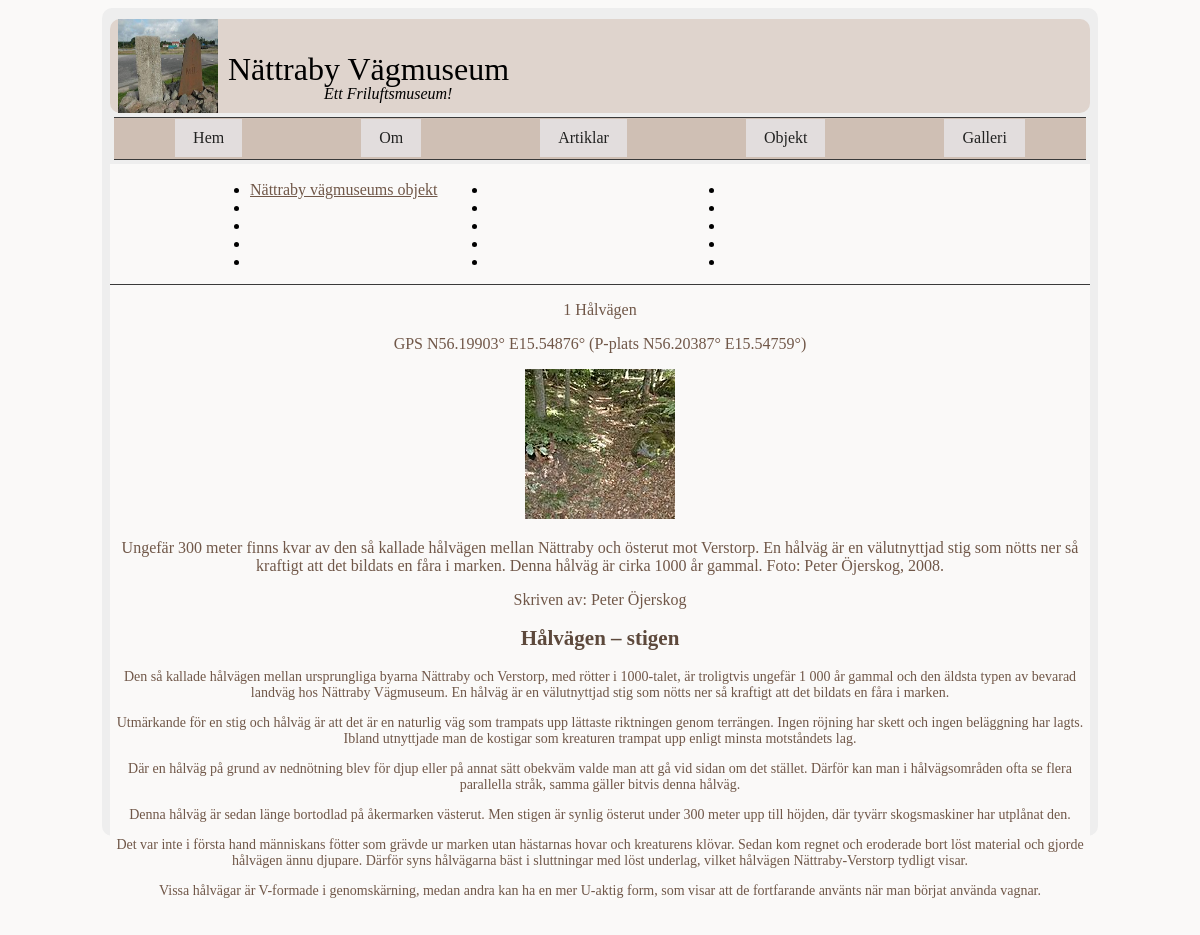
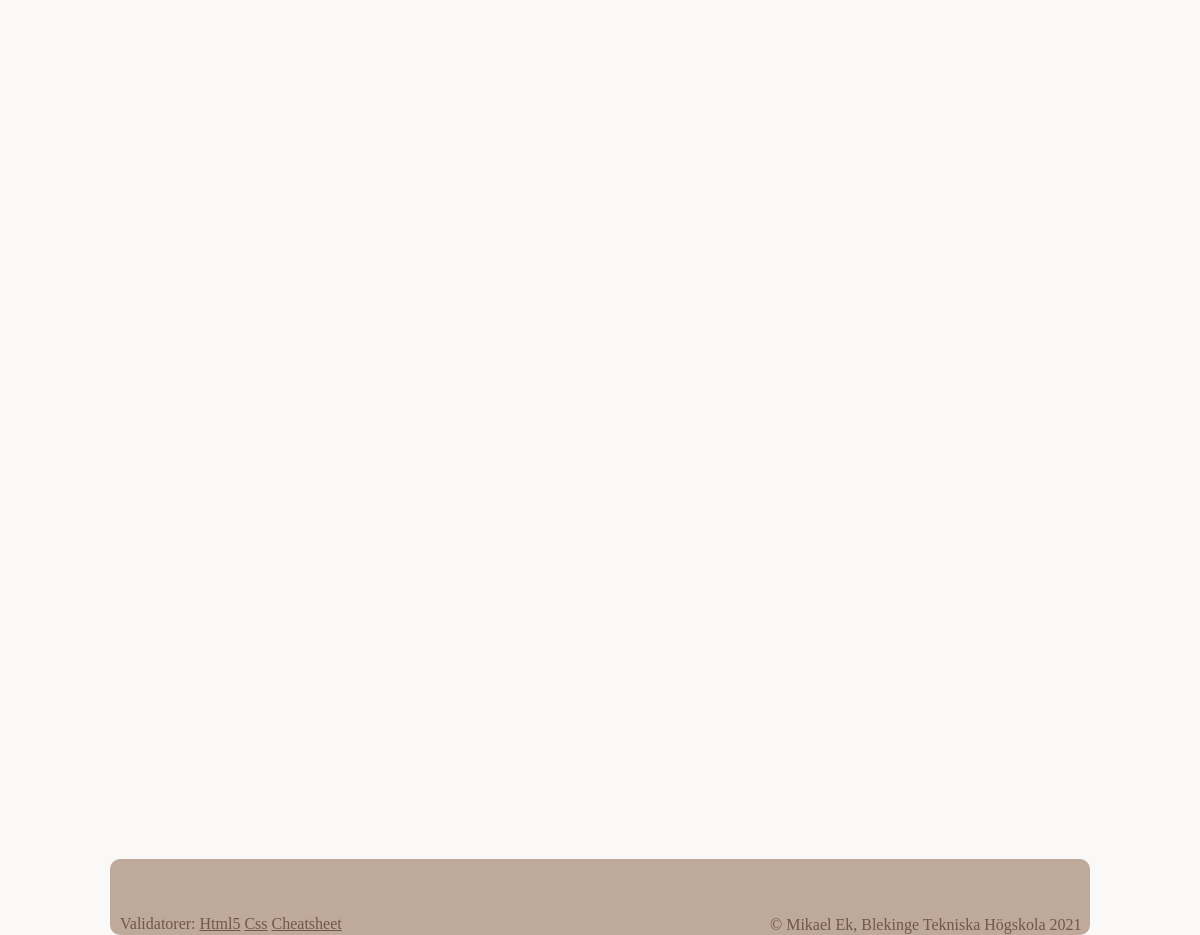
/object.php?page=object1, run on the app's committed database (2 pictures, top to bottom).
### tables this page shows
CREATE TABLE object(
  id INT,
  name TEXT,
  title TEXT,
  data TEXT,
  author TEXT,
  gps TEXT,
  mapImage TEXT,
  image1 TEXT,
  image1Alt TEXT,
  image1Text,
  TEXT,
  image2 TEXT,
  image2Alt TEXT,
  image2Text TEXT
);

### object.php (called while the page is built, shortened)
<?php
require __DIR__ . "/config.php";
$pageReference = $_GET["page"] ?? "index";
$base = basename(__FILE__, ".php");
$fileName = __DIR__ . "/db/nvm2.sqlite";
$dsn = "sqlite:$fileName";
$res = getPageTitles($dsn);
$pages = [
    "index" => [
        "title" => "Nättraby vägmuseums objekt",
        "file" => __DIR__ . "/$base/index.php",
    ],
    "object1" => [
        "title" => "$res[0]",
        "file" => __DIR__ . "/$base/object1.php",
    ],
    "object2" => [
        "title" => "$res[1]",
        "file" => __DIR__ . "/$base/object2.php",
    ],
    "object3" => [
        "title" => "$res[2]",
        "file" => __DIR__ . "/$base/object3.php",
    ],
    "object4" => [
        "title" => "$res[3]",
        "file" => __DIR__ . "/$base/object4.php",
    ],
    "object5" => [
        "title" => "$res[4]",
        "file" => __DIR__ . "/$base/object5.php",
    ],
    "object6" => [
        "title" => "$res[5]",
        "file" => __DIR__ . "/$base/object6.php",
    ],
    "object7" => [
        "title" => "$res[6]",
        "file" => __DIR__ . "/$base/object7.php",
    ],
    "object8" => [
        "title" => "$res[7]",
        "file" => __DIR__ . "/$base/object8.php",
    ],
    "object9" => [
        "title" => "$res[8]",
        "file" => __DIR__ . "/$base/object9.php",
    ],
    "object10" => [
        "title" => "$res[9]",
        "file" => __DIR__ . "/$base/object10.php",
    ],
    "object11" => [
        "title" => "$res[10]",
        "file" => __DIR__ . "/$base/object11.php",
    ],
    "object12" => [
        "title" => "$res[11]",
        "file" => __DIR__ . "/$base/object12.php",
    ],
    "object13" => [
        "title" => "$res[12]",
        "file" => __DIR__ . "/$base/object13.php",
    ],
    "object14" => [
        "title" => "$res[13]",
        "file" => __DIR__ . "/$base/object14.php",
    ]
];
$page = $pages[$pageReference] ?? null;
require __DIR__ . "/incl/header.php";
require __DIR__ . "/incl/multipage.php";
require __DIR__ . "/incl/footer.php";

### config.php (called while the page is built, shortened)
<?php
function connectToDatabase($dsn)
{
    try {
        $db = new PDO($dsn);
        $db->setAttribute(PDO::ATTR_ERRMODE, PDO::ERRMODE_EXCEPTION);
        $db->setAttribute(
            PDO::ATTR_DEFAULT_FETCH_MODE,
            PDO::FETCH_ASSOC
        );
    } catch (PDOException $e) {
        echo "Failed to connect to the database using DSN:<br>$dsn<br>";
        throw $e;
    }
    return $db;
}
function getPageTitles($dsn)
{
    $db = connectToDatabase($dsn);
    $sql = "SELECT title FROM object ";
    $stmt = $db->prepare($sql);
    $stmt->execute();
    $res = $stmt->fetchAll(PDO::FETCH_COLUMN, "title");
    return $res;
}

### object/object1.php (the view, shortened to what this page needs)
<?php
$fileName = __DIR__ . "/../db/nvm2.sqlite";
$dsn = "sqlite:$fileName";
$db = connectToDatabase($dsn);
$sql = "SELECT * FROM object WHERE id = 3 ";
$stmt = $db->prepare($sql);
$stmt->execute();
$res = $stmt->fetchAll(PDO::FETCH_ASSOC);
$rows = null;
foreach ($res as $row) {
    $rows .= "<tr>";
    $rows .= "<td>{$row['name']}</td>";
    $rows .= "<td>{$row['title']}</td>";
    $rows .= "<td>{$row['data']}</td>";
    $rows .= "<td>{$row['author']}</td>";
    $rows .= "<td>{$row['gps']}</td>";
    $rows .= "<td>{$row['mapImage']}</td>";
    $rows .= "<td>{$row['image1']}</td>";
    $rows .= "<td>{$row['image1Alt']}</td>";
    $rows .= "<td>{$row['image1Text']}</td>";
    $rows .= "<td>{$row['TEXT']}</td>";
    $rows .= "<td>{$row['image2']}</td>";
    $rows .= "<td>{$row['image2Alt']}</td>";
    $rows .= "<td>{$row['image2Text']}</td>";
    $rows .= "</tr>\n";
}
?>
<div class="intro">
    <p><?php echo substr($row['title'], 1) ?></p>
    <p><?php echo $row['gps'] ?></p>
    <p><img src="img/150x150/<?php echo $row['image1'] ?>" alt=""></p>
    <p class="image-text"><?php echo $row['image1Text'] ?></p>
    <p class=" author">Skriven av: <?php echo $row['author'] ?></p>
</div>
<div class="text-data">
    <p><?php echo $row['data'] ?></p>
</div>

### incl/header.php (shortened to what this page needs)
<!doctype html>
<html lang="sv">
<head>
    <link rel="stylesheet" href="css/style.css">
</head>
<body>
    <header class="site-header">
        <img src="img/250/05_milstolparna.jpg" alt="bild" width="100" height="94">
        <span class="site-title">Nättraby Vägmuseum</span>
        <span class="site-slogan">Ett Friluftsmuseum! </span>
    </header>
    <nav class="navbar">
        <a class="<?= basename($_SERVER['REQUEST_URI']) == "index.php" ? "selected" : ""; ?>" href="index.php">Hem</a>
        <a class="<?= basename($_SERVER['REQUEST_URI']) == "about.php" ? "selected" : ""; ?>" href="about.php">Om</a>
        <a class="<?= basename($_SERVER['REQUEST_URI']) == "article.php" ? "selected" : ""; ?>" href="article.php">Artiklar</a>
        <a class="<?= basename($_SERVER['REQUEST_URI']) == "object.php" ? "selected" : ""; ?>" href="object.php">Objekt</a>
        <a class="<?= basename($_SERVER['REQUEST_URI']) == "gallery.php" ? "selected" : ""; ?>" href="gallery.php">Galleri</a>
    </nav>

### incl/multipage.php
<div class="wrap-main">
    <?php require __DIR__ . "/multipage-aside.php" ?>
    <main>
        <article>
            <?php if ($page) : ?>
                <?php require $page["file"] ?>
            <?php else : ?>
                <p>You have selected a page reference '<?= htmlentities($pageReference) ?>' that does not map to an actual page.</p>
            <?php endif; ?>
        </article>
    </main>
</div>

### incl/multipage-aside.php
<div class="asideclass">
    <aside>
        <nav class="multipage">
            <ul>
                <?php foreach ($pages as $key => $value) : ?>
                    <?php $selected = null;
                    if ($key === $pageReference) {
                        $selected = "class=\"selected\"";
                    }
                    ?>
                    <li><a <?= $selected ?> href="?page=<?= $key ?>"><?= $value["title"] ?></a></li>
                <?php endforeach; ?>
            </ul>
        </nav>
    </aside>
</div>

### incl/footer.php
<footer class="site-footer">
    <div class="footer-links">
        <p>Validatorer:
            <a href="http://validator.w3.org/check/referer" target="_blank">Html5</a>
            <a href="http://jigsaw.w3.org/css-validator/check/referer" target="_blank">Css</a>
            <a href="https://www.w3.org/2009/cheatsheet/" target="_blank">Cheatsheet</a>
        </p>
    </div>
    <div class="copyright">
        <p> &copy; Mikael Ek, Blekinge Tekniska Högskola 2021</p>
    </div>
</footer>
</body>
</html>

### css/style.css (style rules this page uses)
html { background-color: #faf9f8; }
p { color: #705748; }
a { color: #705748;; }
h1, h2 { color:#5d493c }
.wrap-main { background-color: #faf9f8; overflow-y: scroll; padding-left: 0em; margin: 0; width: 980px; min-height: 740px; max-height: 740px; }
body { margin: 8px auto; padding: 8px; width: 980px; min-height: 800px; max-height: 800px; background-color: #eee; border-radius: 10px; padding-bottom: 20px; }
aside { position: absolute; top: 1px; }
.asideclass { height: 120px; border-bottom: 1px solid rgb(58, 58, 58); position: relative; padding-left: 100px; }
.intro { text-align: center; }
.text-data { text-align: center; font-size: 14px; }
.multipage ul { -moz-column-count: 3; -moz-column-gap: 50px; -webkit-column-count: 3; -webkit-column-gap: 50px; column-count: 3; column-gap: 50px; }
.multipage li { flex: 0 0 33.333333%; }
.site-footer { height: 60px; width: 980px; padding: 1em 0; background-color: #bfa99b; border-radius: 10px; margin-bottom: 0; padding-bottom: 0; position: absolute; bottom: 0; display:flex; flex-direction: row; }
.footer-links { height: 60px; margin: 0; padding: 0; top: 55px; left: 700px; width: 250px; }
.footer-links p { height: 20px; left:10px; margin: 0; padding: 0; position: relative; top: 40px; }
.copyright { height: 20px; margin: 0; padding: 0; position: relative; top: 25px; left:410px }
.site-header { background-color:#dfd4cd; margin: 0; padding: 0; border-radius: 10px; }
.site-header img { position: relative; left: 0.5em; }
.site-title { margin: 0.1em 0; padding: 0.1em 0; position: relative; right: 1em; }
.site-slogan { margin: 0.1em; position: relative; left: 4em; bottom: 0.6em; }
.site-header img { float: left; }
.site-title { display: block; padding-top: 1em; padding-left: 50px; font-size: 32px; overflow: auto; }
.site-slogan { display: block; padding-left: 50px; font-style: italic; overflow: auto; }
.navbar { background-color: #cfbfb4; border-top: 1px solid rgb(58, 58, 58); border-bottom: 1px solid rgb(58, 58, 58); display: flex; justify-content: space-around; padding: 0.1em; margin: 4px; }
.navbar a { display: inline-block; padding: 0.5em 1em; color: rgb(34, 34, 33); background-color: #e2dddd; text-decoration: none; border: 2px solid transparent; }

### data on the page
object: title "1 Hålvägen", gps "GPS N56.19903° E15.54876° (P-plats N56.20387° E15.54759°)", image1 (picture), image1Text "Ungefär 300 meter finns kvar av den så kallade hålvägen mellan Nättraby och österut mot Verstorp. En hålväg är en välutnyttjad stig som nötts ner så kraftigt att det bildats en fåra i marken. Denna hålväg är cirka 1000 år gammal. Foto: Peter Öjerskog, 2008.", author "Peter Öjerskog", data "Hålvägen – stigen Den så kallade hålvägen mellan ursprungliga byarna Nättraby och Verstorp, med rötter i 1000-talet, är troligtvis ungefär 1 000 år gammal och den äldsta typen av bevarad landväg hos Nättraby Vägmuseum. En hålväg är en välutnyttjad stig som nötts ner så kraftigt att det bildats en fåra i marken. Utmärkande för en stig och hålväg är att det är en naturlig väg som trampats upp lättaste riktningen genom terrängen. Ingen röjning har skett och ingen beläggning har lagts. Ibland utnyttjade man de kostigar som kreaturen trampat upp enligt minsta motståndets lag. Där en hålväg på grund av nednötning blev för djup eller på annat sätt obekväm valde man att gå vid sidan om det stället.…"

### other printed values
$value["title"] "Nättraby vägmuseums objekt"
